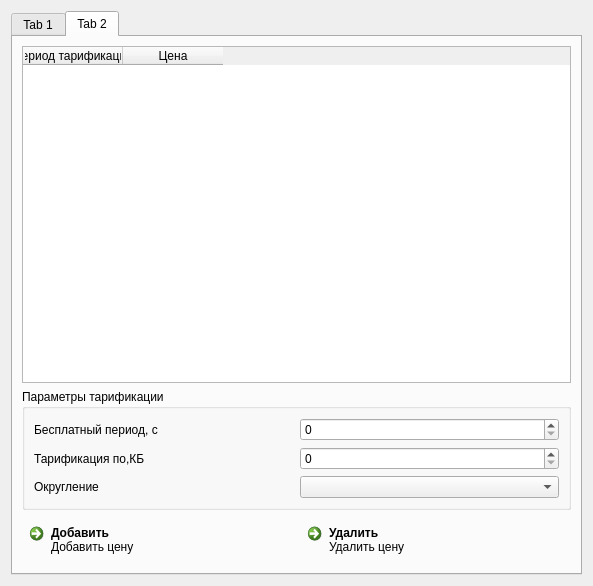
<?xml version="1.0" encoding="UTF-8"?>
<ui version="4.0">
 <class>Dialog</class>
 <widget class="QDialog" name="Dialog">
  <property name="geometry">
   <rect>
    <x>0</x>
    <y>0</y>
    <width>593</width>
    <height>586</height>
   </rect>
  </property>
  <property name="windowTitle">
   <string>Dialog</string>
  </property>
  <layout class="QGridLayout" name="gridLayout_2">
   <item row="0" column="0">
    <widget class="QTabWidget" name="tabWidget">
     <property name="currentIndex">
      <number>1</number>
     </property>
     <widget class="QWidget" name="tab">
      <attribute name="title">
       <string>Tab 1</string>
      </attribute>
      <layout class="QGridLayout" name="gridLayout_3">
       <item row="0" column="0" colspan="2">
        <widget class="QTableWidget" name="tableWidget">
         <column>
          <property name="text">
           <string>Период тарификации</string>
          </property>
         </column>
         <column>
          <property name="text">
           <string>Цена</string>
          </property>
         </column>
        </widget>
       </item>
       <item row="1" column="0" colspan="2">
        <widget class="QGroupBox" name="groupBox">
         <property name="title">
          <string>Параметры тарификации</string>
         </property>
         <layout class="QGridLayout" name="gridLayout">
          <item row="0" column="0">
           <widget class="QLabel" name="label">
            <property name="text">
             <string>Бесплатный период, с</string>
            </property>
           </widget>
          </item>
          <item row="0" column="1">
           <widget class="QSpinBox" name="spinBox"/>
          </item>
          <item row="1" column="0">
           <widget class="QLabel" name="label_2">
            <property name="text">
             <string>Тарификация по,с</string>
            </property>
           </widget>
          </item>
          <item row="1" column="1">
           <widget class="QSpinBox" name="spinBox_2"/>
          </item>
          <item row="2" column="0">
           <widget class="QLabel" name="label_3">
            <property name="text">
             <string>Округление</string>
            </property>
           </widget>
          </item>
          <item row="2" column="1">
           <widget class="QComboBox" name="comboBox"/>
          </item>
         </layout>
        </widget>
       </item>
       <item row="2" column="0">
        <widget class="QCommandLinkButton" name="commandLinkButton">
         <property name="text">
          <string>Добавить</string>
         </property>
         <property name="description">
          <string>Добавить цену</string>
         </property>
        </widget>
       </item>
       <item row="2" column="1">
        <widget class="QCommandLinkButton" name="commandLinkButton_2">
         <property name="text">
          <string>Удалить</string>
         </property>
         <property name="description">
          <string>Удалить цену</string>
         </property>
        </widget>
       </item>
      </layout>
     </widget>
     <widget class="QWidget" name="tab_2">
      <attribute name="title">
       <string>Tab 2</string>
      </attribute>
      <layout class="QGridLayout" name="gridLayout_5">
       <item row="0" column="0" colspan="2">
        <widget class="QTableWidget" name="tableWidget_2">
         <column>
          <property name="text">
           <string>Период тарификации</string>
          </property>
         </column>
         <column>
          <property name="text">
           <string>Цена</string>
          </property>
         </column>
        </widget>
       </item>
       <item row="1" column="0" colspan="2">
        <widget class="QGroupBox" name="groupBox_2">
         <property name="title">
          <string>Параметры тарификации</string>
         </property>
         <layout class="QGridLayout" name="gridLayout_4">
          <item row="0" column="0">
           <widget class="QLabel" name="label_4">
            <property name="text">
             <string>Бесплатный период, с</string>
            </property>
           </widget>
          </item>
          <item row="0" column="1">
           <widget class="QSpinBox" name="spinBox_3"/>
          </item>
          <item row="1" column="0">
           <widget class="QLabel" name="label_5">
            <property name="text">
             <string>Тарификация по,КБ</string>
            </property>
           </widget>
          </item>
          <item row="1" column="1">
           <widget class="QSpinBox" name="spinBox_4"/>
          </item>
          <item row="2" column="0">
           <widget class="QLabel" name="label_6">
            <property name="text">
             <string>Округление</string>
            </property>
           </widget>
          </item>
          <item row="2" column="1">
           <widget class="QComboBox" name="comboBox_2"/>
          </item>
         </layout>
        </widget>
       </item>
       <item row="2" column="0">
        <widget class="QCommandLinkButton" name="commandLinkButton_3">
         <property name="text">
          <string>Добавить</string>
         </property>
         <property name="description">
          <string>Добавить цену</string>
         </property>
        </widget>
       </item>
       <item row="2" column="1">
        <widget class="QCommandLinkButton" name="commandLinkButton_4">
         <property name="text">
          <string>Удалить</string>
         </property>
         <property name="description">
          <string>Удалить цену</string>
         </property>
        </widget>
       </item>
      </layout>
     </widget>
    </widget>
   </item>
  </layout>
 </widget>
 <resources/>
 <connections/>
</ui>
